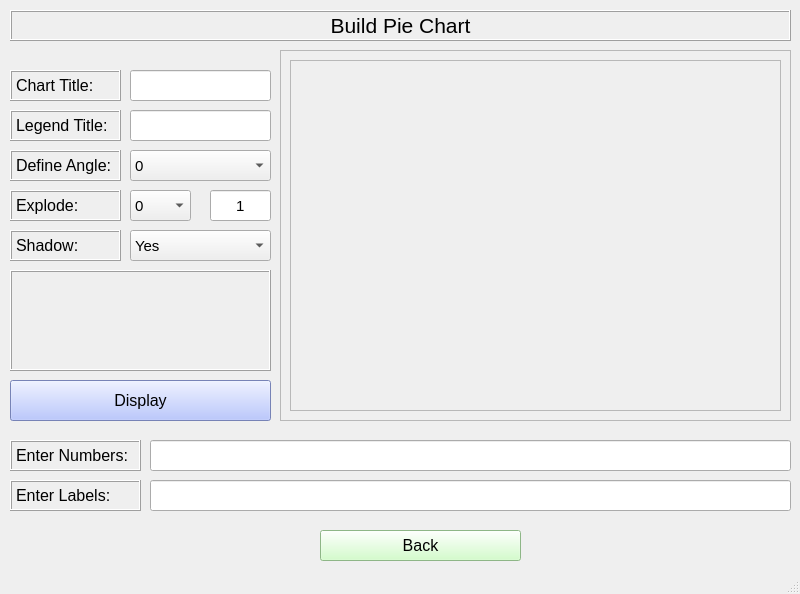
<?xml version="1.0" encoding="UTF-8"?>
<ui version="4.0">
 <class>Pie_window</class>
 <widget class="QMainWindow" name="Pie_window">
  <property name="geometry">
   <rect>
    <x>0</x>
    <y>0</y>
    <width>800</width>
    <height>594</height>
   </rect>
  </property>
  <property name="windowTitle">
   <string>MainWindow</string>
  </property>
  <widget class="QWidget" name="centralwidget">
   <widget class="QLabel" name="pie_label">
    <property name="geometry">
     <rect>
      <x>10</x>
      <y>10</y>
      <width>781</width>
      <height>31</height>
     </rect>
    </property>
    <property name="font">
     <font>
      <pointsize>16</pointsize>
     </font>
    </property>
    <property name="frameShape">
     <enum>QFrame::Box</enum>
    </property>
    <property name="frameShadow">
     <enum>QFrame::Raised</enum>
    </property>
    <property name="text">
     <string>Build Pie Chart</string>
    </property>
    <property name="alignment">
     <set>Qt::AlignCenter</set>
    </property>
   </widget>
   <widget class="QFrame" name="down_frame">
    <property name="geometry">
     <rect>
      <x>280</x>
      <y>50</y>
      <width>511</width>
      <height>371</height>
     </rect>
    </property>
    <property name="frameShape">
     <enum>QFrame::StyledPanel</enum>
    </property>
    <property name="frameShadow">
     <enum>QFrame::Raised</enum>
    </property>
    <layout class="QHBoxLayout" name="horizontalLayout">
     <item>
      <widget class="QFrame" name="up_frame">
       <property name="frameShape">
        <enum>QFrame::StyledPanel</enum>
       </property>
       <property name="frameShadow">
        <enum>QFrame::Raised</enum>
       </property>
      </widget>
     </item>
    </layout>
   </widget>
   <widget class="QLineEdit" name="array_line">
    <property name="geometry">
     <rect>
      <x>150</x>
      <y>440</y>
      <width>641</width>
      <height>31</height>
     </rect>
    </property>
    <property name="font">
     <font>
      <pointsize>10</pointsize>
     </font>
    </property>
    <property name="alignment">
     <set>Qt::AlignCenter</set>
    </property>
   </widget>
   <widget class="QLabel" name="array_label">
    <property name="geometry">
     <rect>
      <x>10</x>
      <y>440</y>
      <width>131</width>
      <height>31</height>
     </rect>
    </property>
    <property name="font">
     <font>
      <pointsize>12</pointsize>
     </font>
    </property>
    <property name="frameShape">
     <enum>QFrame::Box</enum>
    </property>
    <property name="frameShadow">
     <enum>QFrame::Raised</enum>
    </property>
    <property name="text">
     <string>Enter Numbers:</string>
    </property>
   </widget>
   <widget class="QLabel" name="label_label">
    <property name="geometry">
     <rect>
      <x>10</x>
      <y>480</y>
      <width>131</width>
      <height>31</height>
     </rect>
    </property>
    <property name="font">
     <font>
      <pointsize>12</pointsize>
     </font>
    </property>
    <property name="frameShape">
     <enum>QFrame::Box</enum>
    </property>
    <property name="frameShadow">
     <enum>QFrame::Raised</enum>
    </property>
    <property name="text">
     <string>Enter Labels:</string>
    </property>
   </widget>
   <widget class="QLineEdit" name="label_line">
    <property name="geometry">
     <rect>
      <x>150</x>
      <y>480</y>
      <width>641</width>
      <height>31</height>
     </rect>
    </property>
    <property name="font">
     <font>
      <pointsize>10</pointsize>
     </font>
    </property>
    <property name="alignment">
     <set>Qt::AlignCenter</set>
    </property>
   </widget>
   <widget class="QLabel" name="angle_label">
    <property name="geometry">
     <rect>
      <x>10</x>
      <y>150</y>
      <width>111</width>
      <height>31</height>
     </rect>
    </property>
    <property name="font">
     <font>
      <pointsize>12</pointsize>
     </font>
    </property>
    <property name="frameShape">
     <enum>QFrame::Box</enum>
    </property>
    <property name="frameShadow">
     <enum>QFrame::Raised</enum>
    </property>
    <property name="text">
     <string>Define Angle:</string>
    </property>
   </widget>
   <widget class="QComboBox" name="angle_box">
    <property name="geometry">
     <rect>
      <x>130</x>
      <y>150</y>
      <width>141</width>
      <height>31</height>
     </rect>
    </property>
    <property name="font">
     <font>
      <pointsize>11</pointsize>
     </font>
    </property>
    <item>
     <property name="text">
      <string>0</string>
     </property>
    </item>
    <item>
     <property name="text">
      <string>90</string>
     </property>
    </item>
    <item>
     <property name="text">
      <string>180</string>
     </property>
    </item>
    <item>
     <property name="text">
      <string>270</string>
     </property>
    </item>
   </widget>
   <widget class="QLabel" name="explode_label">
    <property name="geometry">
     <rect>
      <x>10</x>
      <y>190</y>
      <width>111</width>
      <height>31</height>
     </rect>
    </property>
    <property name="font">
     <font>
      <pointsize>12</pointsize>
     </font>
    </property>
    <property name="frameShape">
     <enum>QFrame::Box</enum>
    </property>
    <property name="frameShadow">
     <enum>QFrame::Raised</enum>
    </property>
    <property name="text">
     <string>Explode:</string>
    </property>
   </widget>
   <widget class="QComboBox" name="size_box">
    <property name="geometry">
     <rect>
      <x>130</x>
      <y>190</y>
      <width>61</width>
      <height>31</height>
     </rect>
    </property>
    <property name="font">
     <font>
      <pointsize>11</pointsize>
     </font>
    </property>
    <item>
     <property name="text">
      <string>0</string>
     </property>
    </item>
    <item>
     <property name="text">
      <string>0.1</string>
     </property>
    </item>
    <item>
     <property name="text">
      <string>0.2</string>
     </property>
    </item>
    <item>
     <property name="text">
      <string>0.3</string>
     </property>
    </item>
    <item>
     <property name="text">
      <string>0.4</string>
     </property>
    </item>
   </widget>
   <widget class="QLineEdit" name="order_line">
    <property name="geometry">
     <rect>
      <x>210</x>
      <y>190</y>
      <width>61</width>
      <height>31</height>
     </rect>
    </property>
    <property name="font">
     <font>
      <pointsize>11</pointsize>
     </font>
    </property>
    <property name="text">
     <string>1</string>
    </property>
    <property name="alignment">
     <set>Qt::AlignCenter</set>
    </property>
   </widget>
   <widget class="QLabel" name="shadow_label">
    <property name="geometry">
     <rect>
      <x>10</x>
      <y>230</y>
      <width>111</width>
      <height>31</height>
     </rect>
    </property>
    <property name="font">
     <font>
      <pointsize>12</pointsize>
     </font>
    </property>
    <property name="frameShape">
     <enum>QFrame::Box</enum>
    </property>
    <property name="frameShadow">
     <enum>QFrame::Raised</enum>
    </property>
    <property name="text">
     <string>Shadow:</string>
    </property>
   </widget>
   <widget class="QComboBox" name="shadow_box">
    <property name="geometry">
     <rect>
      <x>130</x>
      <y>230</y>
      <width>141</width>
      <height>31</height>
     </rect>
    </property>
    <property name="font">
     <font>
      <pointsize>11</pointsize>
     </font>
    </property>
    <item>
     <property name="text">
      <string>Yes</string>
     </property>
    </item>
    <item>
     <property name="text">
      <string>No</string>
     </property>
    </item>
   </widget>
   <widget class="QLabel" name="chart_title">
    <property name="geometry">
     <rect>
      <x>10</x>
      <y>70</y>
      <width>111</width>
      <height>31</height>
     </rect>
    </property>
    <property name="font">
     <font>
      <pointsize>12</pointsize>
     </font>
    </property>
    <property name="frameShape">
     <enum>QFrame::Box</enum>
    </property>
    <property name="frameShadow">
     <enum>QFrame::Raised</enum>
    </property>
    <property name="text">
     <string>Chart Title:</string>
    </property>
   </widget>
   <widget class="QLabel" name="legend_title">
    <property name="geometry">
     <rect>
      <x>10</x>
      <y>110</y>
      <width>111</width>
      <height>31</height>
     </rect>
    </property>
    <property name="font">
     <font>
      <pointsize>12</pointsize>
     </font>
    </property>
    <property name="frameShape">
     <enum>QFrame::Box</enum>
    </property>
    <property name="frameShadow">
     <enum>QFrame::Raised</enum>
    </property>
    <property name="text">
     <string>Legend Title:</string>
    </property>
   </widget>
   <widget class="QLineEdit" name="chart_line">
    <property name="geometry">
     <rect>
      <x>130</x>
      <y>70</y>
      <width>141</width>
      <height>31</height>
     </rect>
    </property>
    <property name="font">
     <font>
      <pointsize>11</pointsize>
     </font>
    </property>
    <property name="alignment">
     <set>Qt::AlignCenter</set>
    </property>
   </widget>
   <widget class="QLineEdit" name="legend_line">
    <property name="geometry">
     <rect>
      <x>130</x>
      <y>110</y>
      <width>141</width>
      <height>31</height>
     </rect>
    </property>
    <property name="font">
     <font>
      <pointsize>11</pointsize>
     </font>
    </property>
    <property name="alignment">
     <set>Qt::AlignCenter</set>
    </property>
   </widget>
   <widget class="QPushButton" name="back_button">
    <property name="geometry">
     <rect>
      <x>320</x>
      <y>530</y>
      <width>201</width>
      <height>31</height>
     </rect>
    </property>
    <property name="font">
     <font>
      <pointsize>12</pointsize>
     </font>
    </property>
    <property name="styleSheet">
     <string notr="true">background-color: rgb(199, 255, 189);</string>
    </property>
    <property name="text">
     <string>Back</string>
    </property>
   </widget>
   <widget class="QPushButton" name="display_button">
    <property name="geometry">
     <rect>
      <x>10</x>
      <y>380</y>
      <width>261</width>
      <height>41</height>
     </rect>
    </property>
    <property name="font">
     <font>
      <pointsize>12</pointsize>
     </font>
    </property>
    <property name="styleSheet">
     <string notr="true">background-color: rgb(166, 183, 255);</string>
    </property>
    <property name="text">
     <string>Display</string>
    </property>
   </widget>
   <widget class="QLabel" name="info_label">
    <property name="geometry">
     <rect>
      <x>10</x>
      <y>270</y>
      <width>261</width>
      <height>101</height>
     </rect>
    </property>
    <property name="font">
     <font>
      <pointsize>10</pointsize>
     </font>
    </property>
    <property name="frameShape">
     <enum>QFrame::Box</enum>
    </property>
    <property name="frameShadow">
     <enum>QFrame::Raised</enum>
    </property>
    <property name="text">
     <string/>
    </property>
    <property name="alignment">
     <set>Qt::AlignCenter</set>
    </property>
    <property name="wordWrap">
     <bool>true</bool>
    </property>
   </widget>
  </widget>
  <widget class="QStatusBar" name="statusbar"/>
 </widget>
 <resources/>
 <connections/>
</ui>
